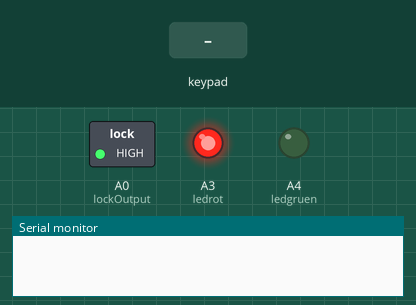
This sketch was run on a simulated Arduino Uno, built with avr-gcc and run on an emulated ATmega328P. Parts: switched loads named in the sketch (green lamp = pin HIGH), output pins drawn as LEDs (lit = HIGH), the last lines printed to the serial monitor. Inputs (shaded band) come from the test bench.

Above: at 1.2 s.
1.3 s: keypad keys 1 8 2 7 pressed 0.4 s apart
At 3.1 s:
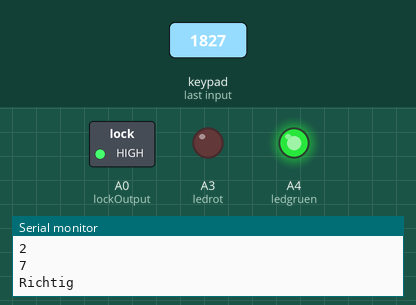
At 3.8 s:
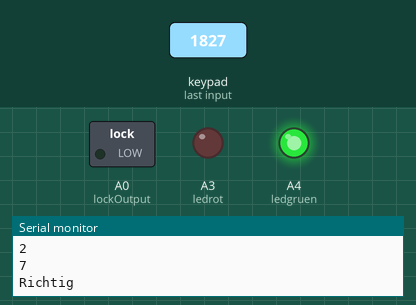
5.0 s: key '*' pressed
8.0 s: key '#' pressed
10.1 s: keypad keys 1 8 2 7 # pressed 0.4 s apart
Timing chart, 0 to 13.1 s (numbered marks = the images above; inputs shaded):
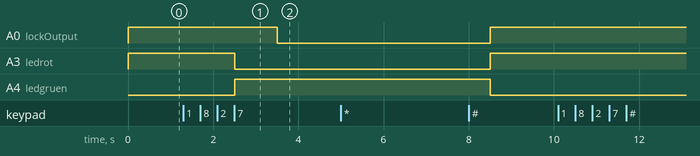

The sketch:

escaperoom-lock.ino
```cpp
// Include Arduino Wire library for I2C
#include <Wire.h>
// Include Keypad library
#include <Keypad.h>

// Length of password + 1 for null character
#define Password_Length 5
// Character to hold password input
char Data[Password_Length];
// Password
char Master[Password_Length] = "1827";


// Pin connected to lock relay input
int lockOutput = A0;
int ledgruen = A4;
int ledrot = A3;

// Counter for character entries
byte data_count = 0;

// Character to hold key input
char customKey;

// Constants for row and column sizes
const byte ROWS = 4;
const byte COLS = 3;

// Array to represent keys on keypad
char hexaKeys[ROWS][COLS] = {
  {'1','2','3'},
  {'4','5','6'},
  {'7','8','9'},
  {'*','0','#'}
};

// Connections to Arduino
byte rowPins[ROWS] = {9, 8, 7, 6};
byte colPins[COLS] = {5, 4, 3};

// Create keypad object
Keypad customKeypad = Keypad(makeKeymap(hexaKeys), rowPins, colPins, ROWS, COLS);

void setup() {
  // Set lockOutput as an OUTPUT pin
  pinMode(lockOutput, OUTPUT);
  pinMode(ledgruen, OUTPUT);
  pinMode(ledrot, OUTPUT);
  Serial.begin(9600);
  digitalWrite(ledrot, HIGH);
  digitalWrite(lockOutput, HIGH);
}

void loop() {
  // Look for keypress
  customKey = customKeypad.getKey();
  if (customKey) {
    // Enter keypress into array and increment counter
    Data[data_count] = customKey;
    data_count++;
    Serial.println(customKey);
  }

  // See if we have reached the password length
  if (data_count == Password_Length - 1) {
    if (!strcmp(Data, Master)) {
      Serial.println("Richtig");
      // Password is correct
      digitalWrite(ledrot, LOW);
      digitalWrite(ledgruen, HIGH);
      delay(1000);
      // Turn off relay for 5 seconds
      digitalWrite(lockOutput, LOW);
      delay(5000);
      digitalWrite(lockOutput, HIGH);
      digitalWrite(ledrot, HIGH);
      digitalWrite(ledgruen, LOW);
    }
    else {
      Serial.println("Falsch");
      // Password is incorrect
      delay(1000);
    }
    // Clear data and LCD display
    clearData();
  }
}

void clearData() {
  // Go through array and clear data
  while (data_count != 0) {
    Data[data_count--] = 0;
  }
  return;
}
```

Measured:
- after the input at 1.3 s, A0 (lockOutput): HIGH → LOW after 2.2 s; A3 (ledrot): HIGH → LOW after 1.2 s; A4 (ledgruen): LOW → HIGH after 1.2 s
- after the input at 5.0 s, every drawn part: stays the same
